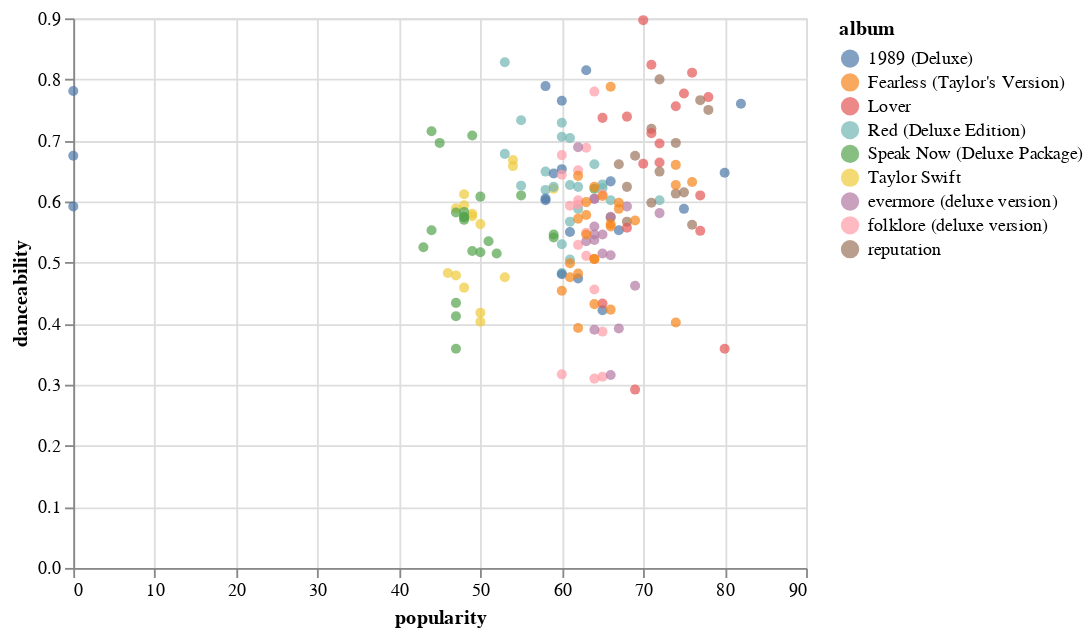

Source (notebook cell):
### Code cell
chart = alt.Chart(dance).mark_circle().encode(
    x='popularity',
    y='danceability',
    tooltip='name',
    color='album'
)
chart

### Figure 1 — Vega-Lite specification as saved in the notebook (floating-point values rounded to 4 significant figures; data arrays with more than 128 entries replaced by an {"elided": "..."} marker saying what was removed)
{"config": {"view": {"continuousWidth": 400, "continuousHeight": 300}}, "data": {"name": "data-761f21e3b2ac192749fbc752118f0a06"}, "mark": "circle", "encoding": {"color": {"field": "album", "type": "nominal"}, "tooltip": {"field": "name", "type": "nominal"}, "x": {"field": "popularity", "type": "quantitative"}, "y": {"field": "danceability", "type": "quantitative"}}, "$schema": "https://vega.github.io/schema/vega-lite/v4.17.0.json", "datasets": {"data-761f21e3b2ac192749fbc752118f0a06": {"elided": "171 records"}}}
